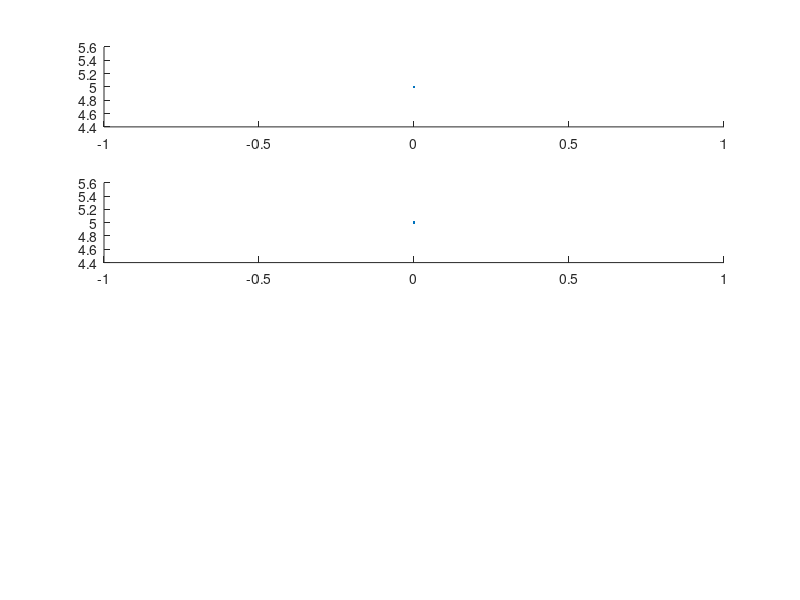

The MATLAB source for this figure: (Note: this script raises an error after producing the figure.)
% Euler Tutorial 9 script
t0 = 0;
tmax = 0.5;
h = 0.001;
iter  = 1;
itermax = 100;
xiter = zeros(2,itermax);
fxiter = zeros(2,itermax);
titer = zeros(1,itermax);
t = t0;
xiter(:,iter) = [5;5];
figure
while t<=tmax
    subplot(4,1,1)
    hold on
    plot(t,xiter(1,iter),'Marker','.','MarkerSize',6);
    drawnow
    subplot(4,1,2)
    hold on
    plot(t,xiter(2,iter),'Marker','.','MarkerSize',6);
    drawnow
    xiter(:,iter+1) = xiter(:,iter) + h*EulerTutorial9(xiter(:,iter));
    titer(iter+1) = titer(iter)+h;
    t = titer(iter+1);    
    iter = iter+1;
end

[tout,yout] = ode45(@Tutorial9ode,[t0,tmax],xiter(:,1));
subplot(4,1,3);
plot(tout,yout(:,1),'Marker','.','MarkerSize',6);
subplot(4,1,4);
plot(tout,yout(:,2),'Marker','.','MarkerSize',6);